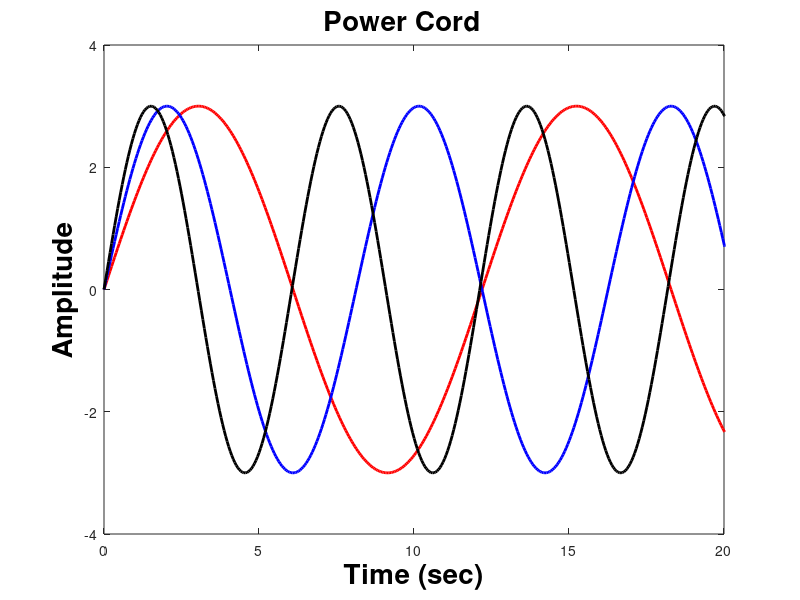
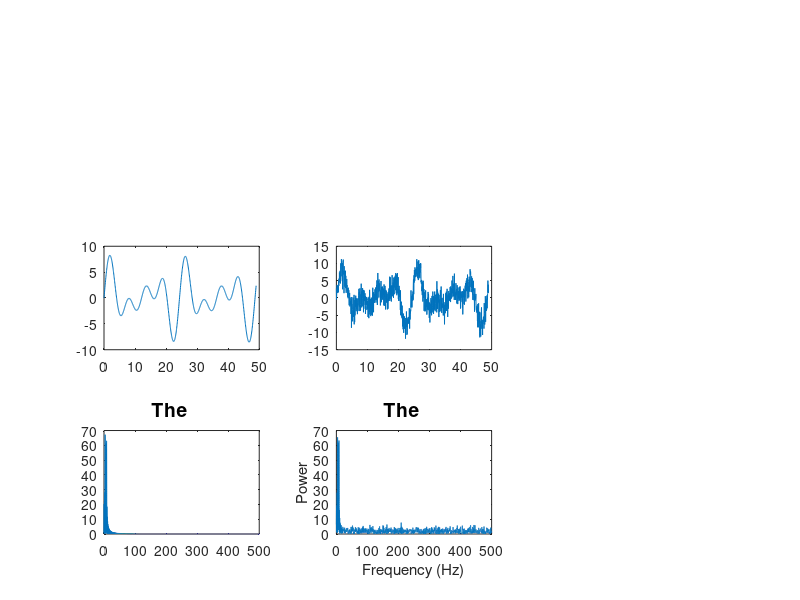

These charts were generated, in order, by the following MATLAB code:
%add graphics toolkit
%graphics_toolkit fltk

close all; %figures currently open


%sampling rate
%this must be at least twice as big
%as the largest frequency component     
S = 1000; 

%width or resulotion of sample rate
dt = 1/S;     

%duration of sample (milliseconds)
L = 50;  % or call it 'T'   

%time array -- or equivalently t = (0:L-1)*dt;
t = linspace(0,dt*(L-1),S);

%Nyquest sampling thereom
Ns=S/2;

%frequency (Hz)
f1 = 82;     
f2 = 123;
f3 = 165;

%amplitude
A1 = 3;  
A2 = 3;
A3 = 3;

%signals
s1 = A1*sin(2*pi*f1*t);
s2 = A2*sin(2*pi*f2*t);
s3 = A3*sin(2*pi*f3*t);


%generate random noise
noise = 2*randn(size(t));    

%add all the signals
all_signals = s1 + s2 + s3+ noise;
s1s2s3 = s1 + s2 +s3;

%get next nearest power of two
NFFT = 2^nextpow2(L*S);

%take FFT of summed up signals and normalize
transform1 = fft(s1s2s3,NFFT)/L;
transform2 = fft(all_signals,NFFT)/L;

%generate x-axis both time and freq domains, td is time domain and fd is frequency domain
td_xaxis = S*t;
fd_xaxis = linspace(0,Ns,NFFT/2+1);
%fd_xaxis = linspace(0,Ns,NFFT);

 
%%%% generate all plots below%%%%
figure;
plot(td_xaxis,s1,'r','LineWidth', 2); hold;
plot(td_xaxis,s2,'b','LineWidth', 2);
plot(td_xaxis,s3,'k','LineWidth', 2);
title(['Power Cord   '],'fontsize',20,'fontweight','b','color','k');
xlabel('Time (sec)','fontsize',20,'fontweight','b','color','k');
ylabel('Amplitude','fontsize',20,'fontweight','b','color','k');
ylim([-4 4]);
xlim([0 20]);

figure;
subplot(3,3,4);
plot(td_xaxis,s1s2s3);
subplot(3,3,5);
plot(td_xaxis,all_signals);


subplot(3,3,7);
plot(fd_xaxis,2*abs(transform1(1:NFFT/2+1)));
xlim([0 500]);
%plot(fd_xaxis,2*abs(transform1));
title('The     ','fontsize',14,'fontweight', 'b');





subplot(3,3,8);
plot(fd_xaxis,2*abs(transform2(1:NFFT/2+1)));
%plot(fd_xaxis,2*abs(transform2));
title('The     ','fontsize',14,'fontweight', 'b');
xlabel('Frequency (Hz)'); ylabel('Power');
